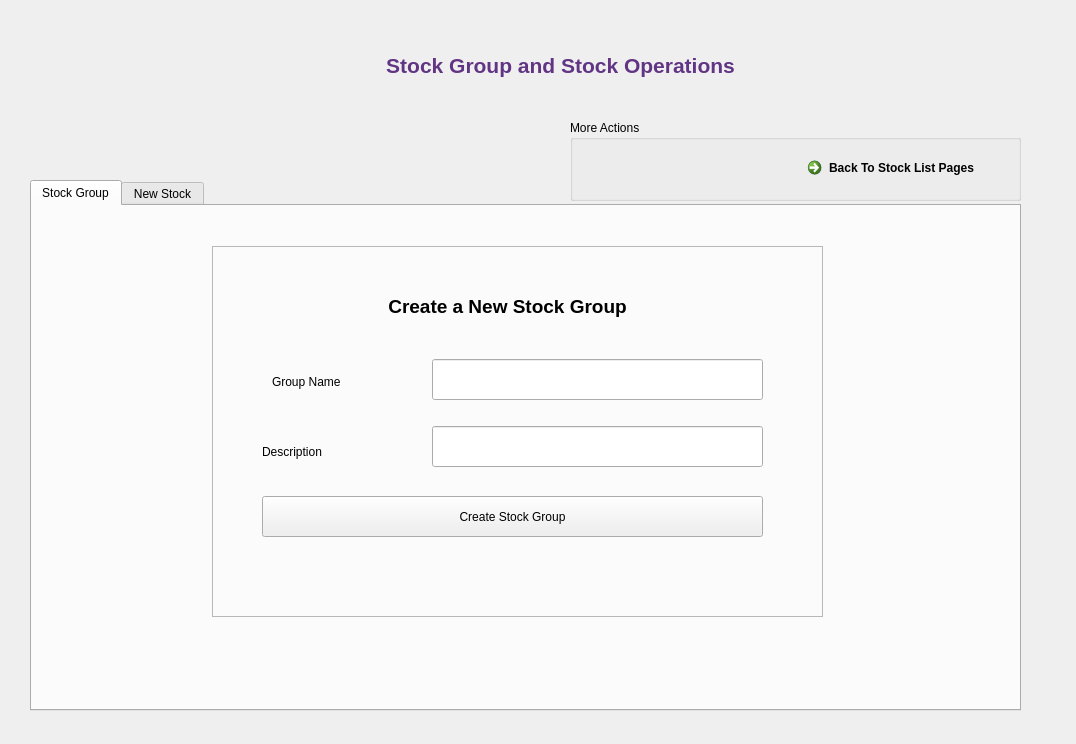
<?xml version="1.0" encoding="UTF-8"?>
<ui version="4.0">
 <class>Form</class>
 <widget class="QWidget" name="Form">
  <property name="geometry">
   <rect>
    <x>0</x>
    <y>0</y>
    <width>1076</width>
    <height>744</height>
   </rect>
  </property>
  <property name="windowTitle">
   <string>Form</string>
  </property>
  <widget class="QTabWidget" name="StockOperationsTabs">
   <property name="geometry">
    <rect>
     <x>30</x>
     <y>180</y>
     <width>991</width>
     <height>531</height>
    </rect>
   </property>
   <property name="currentIndex">
    <number>0</number>
   </property>
   <widget class="QWidget" name="StockGroupTab">
    <attribute name="title">
     <string>Stock Group</string>
    </attribute>
    <widget class="QFrame" name="StockGroupFrame">
     <property name="geometry">
      <rect>
       <x>180</x>
       <y>40</y>
       <width>611</width>
       <height>371</height>
      </rect>
     </property>
     <property name="frameShape">
      <enum>QFrame::StyledPanel</enum>
     </property>
     <property name="frameShadow">
      <enum>QFrame::Raised</enum>
     </property>
     <widget class="QLabel" name="HeadingLabel">
      <property name="geometry">
       <rect>
        <x>50</x>
        <y>40</y>
        <width>491</width>
        <height>41</height>
       </rect>
      </property>
      <property name="text">
       <string>&lt;html&gt;&lt;head/&gt;&lt;body&gt;&lt;p align=&quot;center&quot;&gt;&lt;span style=&quot; font-size:14pt; font-weight:600;&quot;&gt;Create a New Stock Group&lt;/span&gt;&lt;/p&gt;&lt;/body&gt;&lt;/html&gt;</string>
      </property>
     </widget>
     <widget class="QPushButton" name="CreateStockGroupButton">
      <property name="geometry">
       <rect>
        <x>50</x>
        <y>250</y>
        <width>501</width>
        <height>41</height>
       </rect>
      </property>
      <property name="text">
       <string>Create Stock Group</string>
      </property>
     </widget>
     <widget class="QLabel" name="DescLabel">
      <property name="geometry">
       <rect>
        <x>50</x>
        <y>190</y>
        <width>151</width>
        <height>31</height>
       </rect>
      </property>
      <property name="text">
       <string>Description</string>
      </property>
     </widget>
     <widget class="QLabel" name="NameLabel">
      <property name="geometry">
       <rect>
        <x>60</x>
        <y>120</y>
        <width>151</width>
        <height>31</height>
       </rect>
      </property>
      <property name="text">
       <string>Group Name</string>
      </property>
     </widget>
     <widget class="QLineEdit" name="GroupNameText">
      <property name="geometry">
       <rect>
        <x>220</x>
        <y>113</y>
        <width>331</width>
        <height>41</height>
       </rect>
      </property>
     </widget>
     <widget class="QLineEdit" name="GroupDescText">
      <property name="geometry">
       <rect>
        <x>220</x>
        <y>180</y>
        <width>331</width>
        <height>41</height>
       </rect>
      </property>
     </widget>
     <widget class="QLabel" name="GroupWarningText">
      <property name="geometry">
       <rect>
        <x>240</x>
        <y>320</y>
        <width>371</width>
        <height>51</height>
       </rect>
      </property>
      <property name="text">
       <string/>
      </property>
     </widget>
    </widget>
   </widget>
   <widget class="QWidget" name="StockTab">
    <attribute name="title">
     <string>New Stock</string>
    </attribute>
    <widget class="QFrame" name="StockFrame">
     <property name="geometry">
      <rect>
       <x>180</x>
       <y>40</y>
       <width>611</width>
       <height>421</height>
      </rect>
     </property>
     <property name="frameShape">
      <enum>QFrame::StyledPanel</enum>
     </property>
     <property name="frameShadow">
      <enum>QFrame::Raised</enum>
     </property>
     <widget class="QLabel" name="StockHeadingLabel">
      <property name="geometry">
       <rect>
        <x>50</x>
        <y>20</y>
        <width>491</width>
        <height>41</height>
       </rect>
      </property>
      <property name="text">
       <string>&lt;html&gt;&lt;head/&gt;&lt;body&gt;&lt;p align=&quot;center&quot;&gt;&lt;span style=&quot; font-size:14pt; font-weight:600;&quot;&gt;Create a New Stock&lt;/span&gt;&lt;/p&gt;&lt;/body&gt;&lt;/html&gt;</string>
      </property>
     </widget>
     <widget class="QPushButton" name="CreateStockButton">
      <property name="geometry">
       <rect>
        <x>50</x>
        <y>320</y>
        <width>501</width>
        <height>41</height>
       </rect>
      </property>
      <property name="text">
       <string>Create Stock</string>
      </property>
     </widget>
     <widget class="QLabel" name="StockDescText_2">
      <property name="geometry">
       <rect>
        <x>60</x>
        <y>140</y>
        <width>151</width>
        <height>31</height>
       </rect>
      </property>
      <property name="text">
       <string>Description</string>
      </property>
     </widget>
     <widget class="QLabel" name="StockNameLabel">
      <property name="geometry">
       <rect>
        <x>60</x>
        <y>80</y>
        <width>151</width>
        <height>31</height>
       </rect>
      </property>
      <property name="text">
       <string>Stock Name</string>
      </property>
     </widget>
     <widget class="QLabel" name="MiniCountLabel">
      <property name="geometry">
       <rect>
        <x>60</x>
        <y>270</y>
        <width>151</width>
        <height>31</height>
       </rect>
      </property>
      <property name="text">
       <string>Minimum Count</string>
      </property>
     </widget>
     <widget class="QSpinBox" name="StockMiniCount">
      <property name="geometry">
       <rect>
        <x>220</x>
        <y>260</y>
        <width>331</width>
        <height>41</height>
       </rect>
      </property>
      <property name="minimum">
       <number>1</number>
      </property>
      <property name="maximum">
       <number>10000</number>
      </property>
     </widget>
     <widget class="QLineEdit" name="StockNameText">
      <property name="geometry">
       <rect>
        <x>220</x>
        <y>80</y>
        <width>331</width>
        <height>41</height>
       </rect>
      </property>
     </widget>
     <widget class="QLineEdit" name="StockDescText">
      <property name="geometry">
       <rect>
        <x>220</x>
        <y>140</y>
        <width>331</width>
        <height>41</height>
       </rect>
      </property>
     </widget>
     <widget class="QLabel" name="StockWarningText">
      <property name="geometry">
       <rect>
        <x>160</x>
        <y>370</y>
        <width>451</width>
        <height>31</height>
       </rect>
      </property>
      <property name="text">
       <string>&lt;html&gt;&lt;head/&gt;&lt;body&gt;&lt;p align=&quot;center&quot;&gt;&lt;br/&gt;&lt;/p&gt;&lt;/body&gt;&lt;/html&gt;</string>
      </property>
     </widget>
     <widget class="QComboBox" name="StockGroupBox">
      <property name="geometry">
       <rect>
        <x>220</x>
        <y>200</y>
        <width>331</width>
        <height>41</height>
       </rect>
      </property>
     </widget>
     <widget class="QLabel" name="GroupSelectLabel">
      <property name="geometry">
       <rect>
        <x>60</x>
        <y>200</y>
        <width>151</width>
        <height>31</height>
       </rect>
      </property>
      <property name="text">
       <string>Stock Group</string>
      </property>
     </widget>
    </widget>
   </widget>
  </widget>
  <widget class="QGroupBox" name="MoreActions">
   <property name="geometry">
    <rect>
     <x>570</x>
     <y>120</y>
     <width>451</width>
     <height>81</height>
    </rect>
   </property>
   <property name="title">
    <string>More Actions</string>
   </property>
   <widget class="QCommandLinkButton" name="BackToStockList">
    <property name="geometry">
     <rect>
      <x>230</x>
      <y>30</y>
      <width>221</width>
      <height>51</height>
     </rect>
    </property>
    <property name="text">
     <string>Back To Stock List Pages</string>
    </property>
   </widget>
  </widget>
  <widget class="QLabel" name="label">
   <property name="geometry">
    <rect>
     <x>280</x>
     <y>40</y>
     <width>561</width>
     <height>51</height>
    </rect>
   </property>
   <property name="text">
    <string>&lt;html&gt;&lt;head/&gt;&lt;body&gt;&lt;p align=&quot;center&quot;&gt;&lt;span style=&quot; font-size:16pt; font-weight:600; color:#613583;&quot;&gt;Stock Group and Stock Operations&lt;/span&gt;&lt;/p&gt;&lt;/body&gt;&lt;/html&gt;</string>
   </property>
  </widget>
 </widget>
 <resources/>
 <connections/>
</ui>
